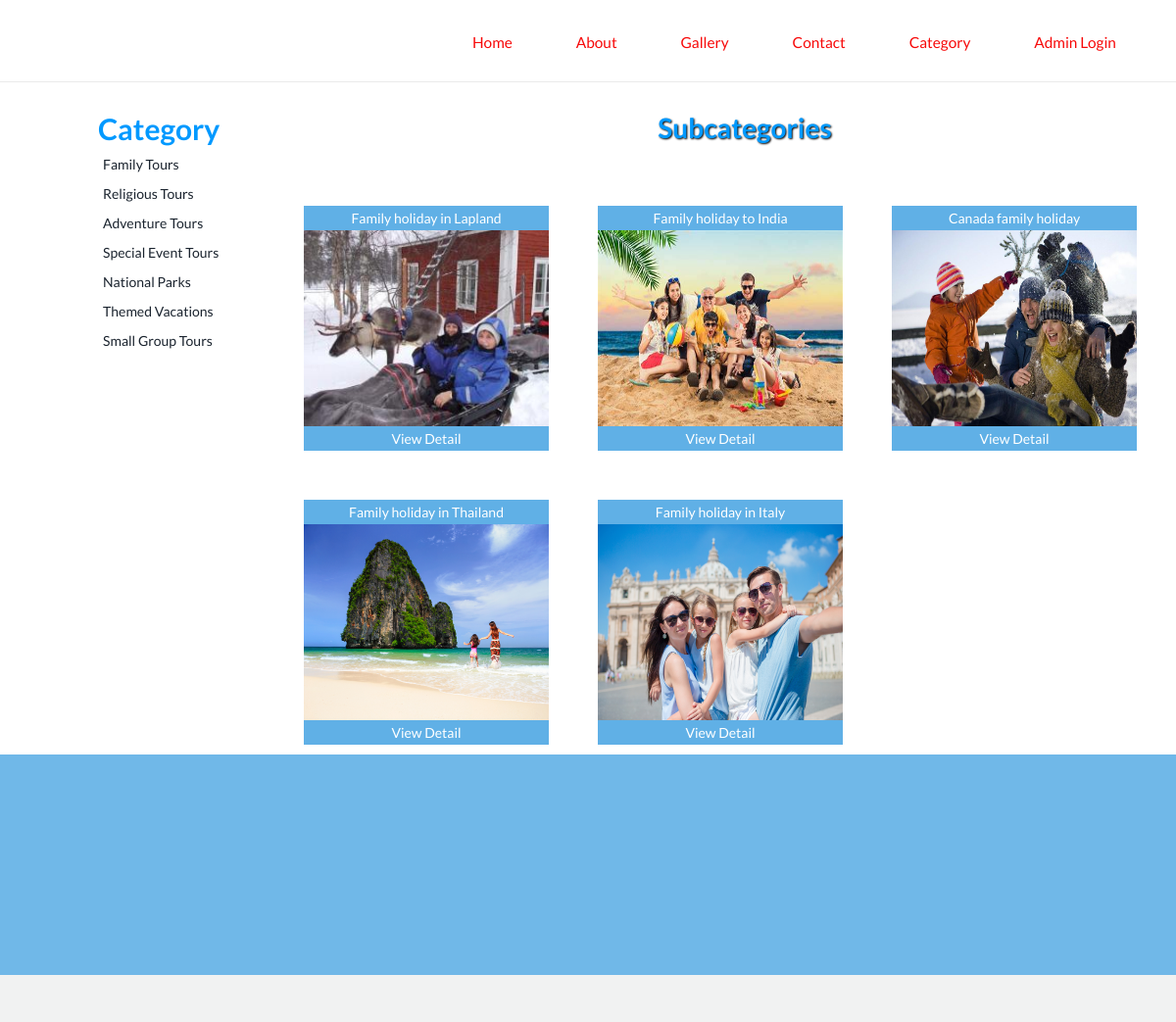
Screenshot of /subcat.php?catid=1 with the database file from the repository.
### tables this page shows
CREATE TABLE `category` (
  `Cat_id` int(100) NOT NULL,
  `Cat_name` varchar(2000) NOT NULL
);

CREATE TABLE `subcategory` (
  `Subcatid` int(200) NOT NULL,
  `Subcatname` varchar(1000) NOT NULL,
  `Catid` int(200) NOT NULL,
  `Pic` varchar(8000) NOT NULL,
  `Detail` varchar(8000) NOT NULL
);

### subcat.php (the view, shortened to what this page needs)
<!DOCTYPE html>
<html>
<head>
<link href="stylecss.css" rel='stylesheet' type='text/css'/>
<link href="css/bootstrap.css" rel='stylesheet' type='text/css'/>
<link href="css/style.css" rel="stylesheet" type="text/css" media="all"/>
</head>
<body>
<?php include('function.php'); ?>
<?php include('top.php'); ?>
<br>
<br>
<br>
<div style="height:50px"></div>
<div style="width:1000px; margin:auto" >
<div style="width:200px; float:left">
<table cellpadding="0" cellspacing="0" width="1000px">
<tr><td style="font-size:30px; color:#09F"><b>Category</b></td></tr>
<?php
$s="select * from category";
$result=mysqli_query($cn,$s);
while($data=mysqli_fetch_array($result))
{
		echo "<tr><td style=' padding:5px;'><a href='subcat.php?catid=$data[0]'>$data[1]</a></td></tr>";
}
?>
</table>
</div>
<div style="width:800px; float:left">
<table cellpadding="0px" cellspacing="0" width="1000px">
<tr><td class="headingText">Subcategories</td></tr>
<tr><td class="paraText" width="900px">
<table cellpadding="0" cellspacing="0" width="900px">
<?php
$s="select * from subcategory where Catid='" .$_GET["catid"] . "'";
$result=mysqli_query($cn,$s);
$n=0;
while($data=mysqli_fetch_array($result))
{
	if($n%3==0)
	{
	?>
<tr>
<?php
	}?>
<td>
<table border="0" width="100px" bordercolor="#FF6666">
<tr><td align="center" style="background-color:#60B0E6; color:#FFF"><?php echo $data[1];?> </td></tr>
<tr><td class="image"><img src="Admin/subcatimages/<?php echo $data[3]; ?>" width="250px" height="200px" /></td></tr><br/><br/>
<tr><td align="center" style="background-color:#60B0E6; "><a href="package.php?subcatid=<?php echo $data[0];?>"><font color="#FFFFFF">View Detail</font></a></td></tr>
</table>
</td>
<?php
if($n%3==2)
{
?>
</tr>
<?php
}
$n=$n+1;
}
?>
</table>
</td></tr></table>
</div>
</div>
<?php include('bottom.php'); ?>
</body>
</html>

### function.php (shortened to what this page needs)
<!DOCTYPE html>
<html>
<head>
</head>
<body>
</body>
</html>

### top.php (shortened to what this page needs)
<div class="header-top">
  <div class="container">
	 <div class="top-nav">
				<div class="menu">
				<ul id="nav">
					 <li><a href="index.php#section-1"  onclick="javascript:window.open('index.php#section-1','_self')">                            Home</a></li>
					 <li><a href="index.php#section-2"  onclick="javascript:window.open('index.php#section-2','_self')">                           About</a></li>
					 <li><a href="index.php#section-3"  onclick="javascript:window.open('index.php#section-3','_self')">                             Gallery</a></li>
					 <li><a href="index.php#section-5"   onclick="javascript:window.open('index.php#section-5','_self')">                              Contact</a></li>
					 <li><a href="category.php" onclick="javascript:window.open('category.php','_self')">Category</a></li>
					 <li><a href="admin/loginform.php"  onclick="javascript:window.open('index.php#section-1','_self')">                            Admin Login</a></li>
				 </ul>
				 </div>
	 </div>
	  <div class="clearfix"> </div>
 </div>
</div>

### bottom.php (shortened to what this page needs)
<div class="fotter">
	 <div class="container">
		 <div class="fotter-grids">
			 <div class="col-md-4 fotter-left">
			 </div>
			 <div class="col-md-4 fotter-middle">
			 <div class="col-md-4 fotter-right" style="padding-left:10px">
			 <h3></h3><br/>
			  </div>
			 <div class="social-icons">
			 <a href="#"><span class="facebook"> </span></a>
			 <a href="#"><span class="twitter"> </span></a>
			 <a href="#"><span class="googleplus"> </span></a>
			 <a href="#"><span class="pinterest"> </span></a>
			 <a href="#"><span class="instagram"> </span></a>
			 </div>
			 <div class="clearfix"></div>
	     </div>
		 <div class="clearfix"></div>
	 </div>
</div>
</div>
<div class="copyright text-right">
<p style="padding-right:100px"></p>
</div>

### stylecss.css (style rules this page uses)
.headingText { font-size:38px; color:#09F; margin:5px; font-weight:bold; text-shadow:1px 1px 2px black;; text-align:center; }
.paraText { line-height:25px; padding:10px; text-align:justify; }
.image { border:#03F; border-image:fill; }

### css/style.css (style rules this page uses)
.headingText { font-size:28px; color:#09F; margin:5px; font-weight:bold; text-shadow:1px 1px 2px black;; text-align:center; }
.paraText { line-height:25px; padding:10px; text-align:justify; }
.image { border:#03F; border:thick:#9C0; }
body { margin:0; padding:0; font-family: 'Lato', sans-serif; -webkit-appearance:none; }
body a { transition:0.5s all; -webkit-transition:0.5s all; -moz-transition:0.5s all; -o-transition:0.5s all; -ms-transition:0.5s all; }
p { margin:0; }
ul { margin:0; padding:0; }
.header-top { background:#fff; min-height:32px; padding:1.5em 0; position: fixed; z-index: 9999; width: 100%; clear: both; border-bottom:1px solid rgba(128, 128, 128, 0.17); }
.top-nav ul { float:right; margin:0.3em 0 0 0; }
.top-nav ul li { display:inline-block; margin: 0 0.5em; }
.top-nav ul li a { color:#f70000f6; text-decoration:none; padding:0.4em 1.5em; display:block; border:1px solid #fff; font-size:1.1em; font-weight:400; }
.container:after { content: "\0020"; display: block; height: 0; clear: both; visibility: hidden; }
.clearfix:before, .clearfix:after, .row:before, .row:after { content: '\0020'; display: block; overflow: hidden; visibility: hidden; width: 0; height: 0; }
.row:after, .clearfix:after { clear: both; }
.row, .clearfix { zoom: 1; }
.fotter { background:#70B8E8; min-height:100px; }
.fotter-grids { padding: 4em 0; }
.social-icons { margin-top:3.5em; }
.social-icons a span { width:44px; height:39px; background:url('../images/social-icons.png') no-repeat 0px 0px; display:inline-block; margin: 0 0.5em; }
.social-icons a span.facebook { background-position: 0px 0px; }
.social-icons a span.twitter { background-position:-63px 0px; }
.social-icons a span.googleplus { background-position:-127px 0px; }
.social-icons a span.pinterest { background-position: -190px 0px; }
.social-icons a span.instagram { background-position:-254px 0px }
.social-icons { float:right; }
.copyright { background:#F1F2F2; min-height:48px; }
.copyright p { color:#9D9C9C; padding:1em 0; }

### rows the page displays
category: Cat_name "Family Tours"
category: Cat_name "Religious Tours"
category: Cat_name "Adventure Tours"
category: Cat_name "Special Event Tours"
category: Cat_name "National Parks"
category: Cat_name "Themed Vacations"
category: Cat_name "Small Group Tours"
subcategory: Subcatname "Family holiday in Lapland", Pic (picture)
subcategory: Subcatname "Family holiday to India", Pic (picture)
subcategory: Subcatname "Canada family holiday", Pic (picture)
subcategory: Subcatname "Family holiday in Thailand", Pic (picture)
subcategory: Subcatname "Family holiday in Italy", Pic (picture)
